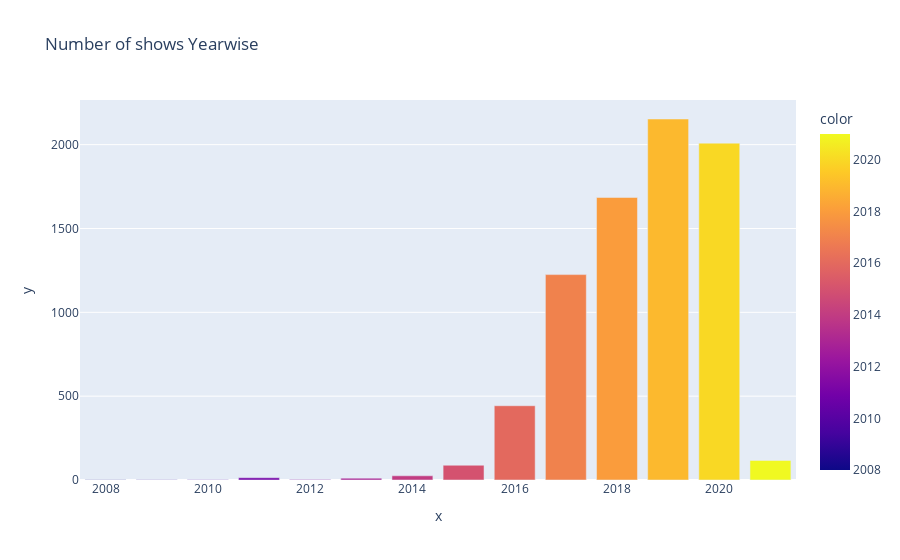

Notebook code cell kept with this figure:
### Code cell
fig = px.bar(data_frame=data, x = data['Release_year'].value_counts().index, y = data['Release_year'].value_counts().values, color =data['Release_year'].value_counts().index ,title = "Number of shows Yearwise")
fig

### Figure 1 — Plotly figure (JSON) as saved in the notebook; plotly's stock layout.template omitted (floating-point values rounded to 4 significant figures)
{"data": [{"alignmentgroup": "True", "hovertemplate": "x=%{x}<br>y=%{y}<br>color=%{marker.color}<extra></extra>", "legendgroup": "", "marker": {"color": [2019, 2020, 2018, 2017, 2016, 2021, 2015, 2014, 2011, 2013, 2012, 2009, 2008, 2010], "coloraxis": "coloraxis", "pattern": {"shape": ""}}, "name": "", "offsetgroup": "", "orientation": "v", "showlegend": false, "textposition": "auto", "type": "bar", "x": [2019, 2020, 2018, 2017, 2016, 2021, 2015, 2014, 2011, 2013, 2012, 2009, 2008, 2010], "xaxis": "x", "y": [2153, 2009, 1685, 1225, 443, 117, 88, 25, 13, 11, 3, 2, 2, 1], "yaxis": "y"}], "layout": {"barmode": "relative", "coloraxis": {"colorbar": {"title": {"text": "color"}}, "colorscale": [[0, "#0d0887"], [0.1111, "#46039f"], [0.2222, "#7201a8"], [0.3333, "#9c179e"], [0.4444, "#bd3786"], [0.5556, "#d8576b"], [0.6667, "#ed7953"], [0.7778, "#fb9f3a"], [0.8889, "#fdca26"], [1, "#f0f921"]]}, "legend": {"tracegroupgap": 0}, "title": {"text": "Number of shows Yearwise"}, "xaxis": {"anchor": "y", "domain": [0, 1], "title": {"text": "x"}}, "yaxis": {"anchor": "x", "domain": [0, 1], "title": {"text": "y"}}}}
